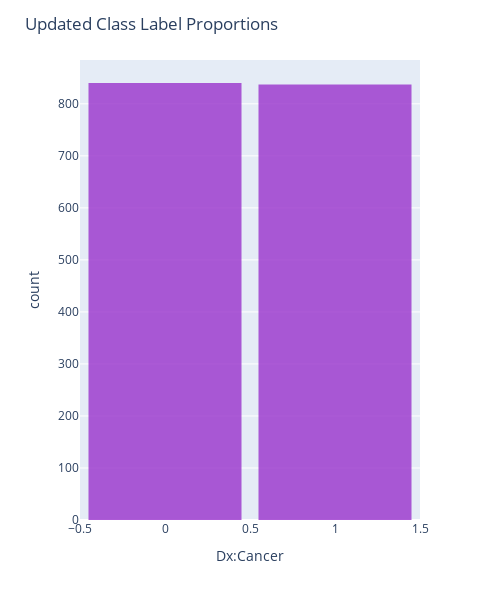

Notebook code cell kept with this figure:
### Code cell
#checking to see in the imbalanced class labels have been dealt with

fig = px.histogram(
    model_training_df,
    x = "Dx:Cancer",
    color_discrete_sequence=["darkorchid"],
    opacity= 0.8,
    width = 500,
    height = 600   
)

fig.update_layout(bargap = 0.1)
fig.update_layout(title = "Updated Class Label Proportions"),
fig

### Figure 1 — Plotly figure (JSON) as saved in the notebook; plotly's stock layout.template omitted (floating-point values rounded to 4 significant figures; data arrays with more than 128 entries replaced by an {"elided": "..."} marker saying what was removed)
{"data": [{"alignmentgroup": "True", "bingroup": "x", "hovertemplate": "Dx:Cancer=%{x}<br>count=%{y}<extra></extra>", "legendgroup": "", "marker": {"color": "darkorchid", "opacity": 0.8, "pattern": {"shape": ""}}, "name": "", "offsetgroup": "", "orientation": "v", "showlegend": false, "type": "histogram", "x": {"elided": "1677 int values"}, "xaxis": "x", "yaxis": "y"}], "layout": {"bargap": 0.1, "barmode": "relative", "height": 600, "legend": {"tracegroupgap": 0}, "margin": {"t": 60}, "title": {"text": "Updated Class Label Proportions"}, "width": 500, "xaxis": {"anchor": "y", "domain": [0, 1], "title": {"text": "Dx:Cancer"}}, "yaxis": {"anchor": "x", "domain": [0, 1], "title": {"text": "count"}}}}
